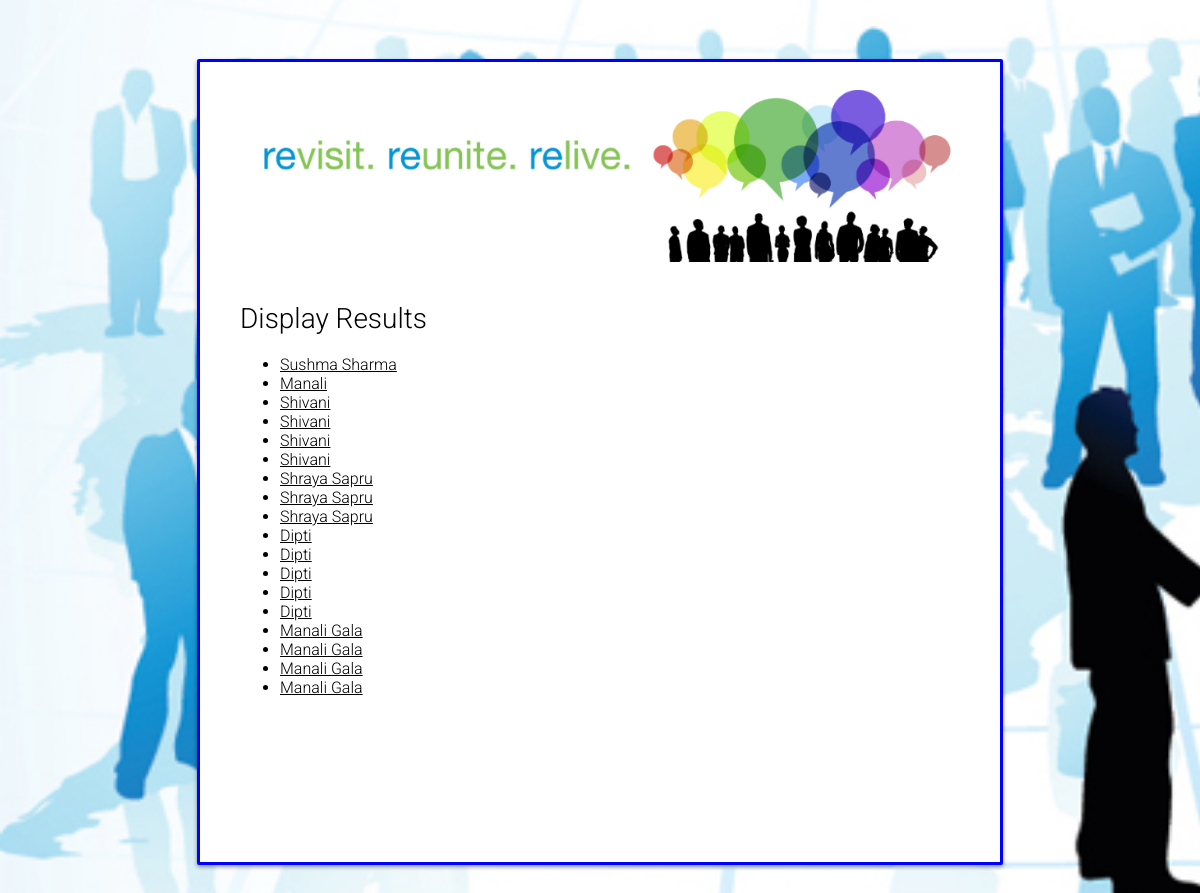
/alumni_tracker/search/display/, run on an earlier commit of the app's database.
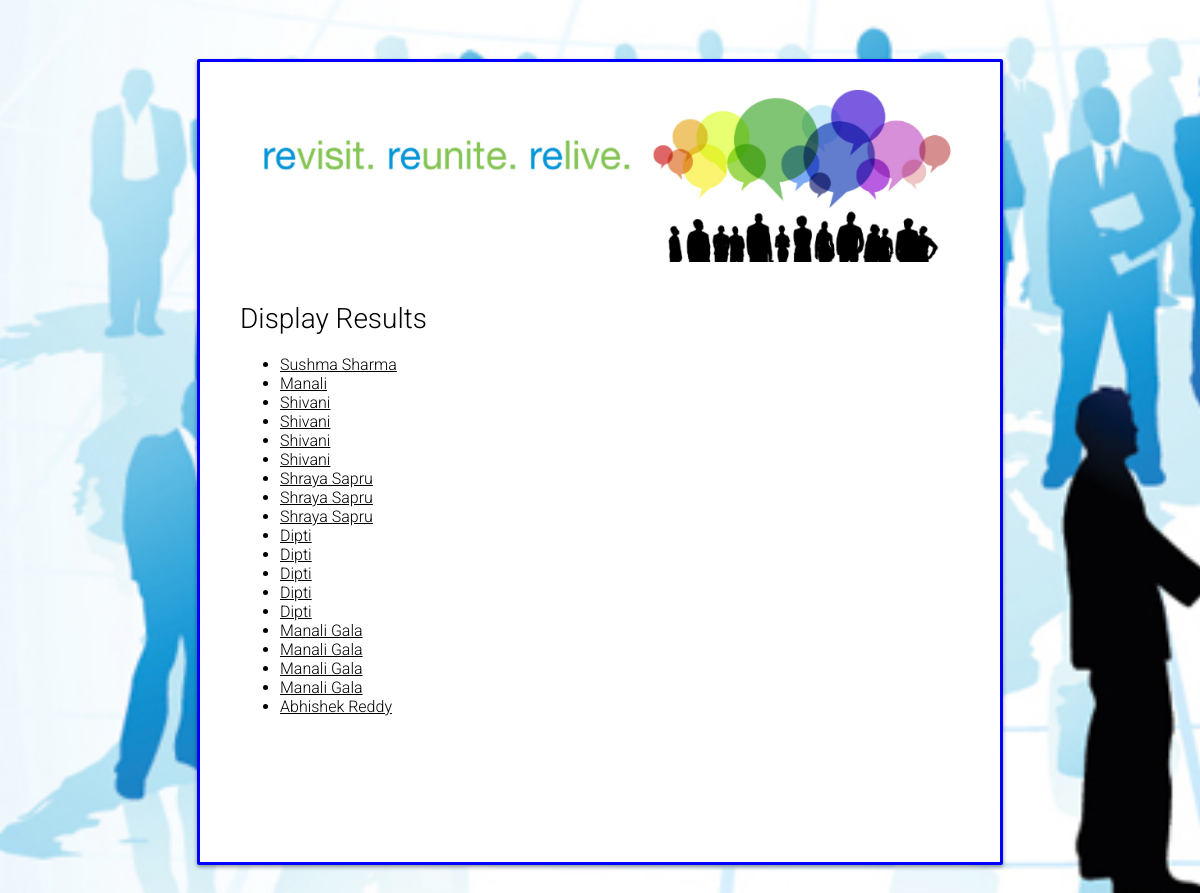
And on a later commit of the database.
### alumni_tracker/models.py (models this page shows, shortened)
class Alumnus(models.Model):
	alumni_name = models.CharField(max_length=100)
	roll_no = models.CharField(max_length=7,primary_key=True)
	present_city = models.ForeignKey(Location,on_delete=models.SET_NULL,null=True)
	email_id = models.CharField(max_length=20,null=True)
	dept_code = models.ForeignKey(Department,on_delete=models.SET_NULL,null=True)
	grad_year = models.IntegerField()
	cgpa = models.IntegerField()
	github = models.CharField(max_length=30)
	linkedin = models.CharField(max_length=30)

### alumni_tracker/views.py (the view)
# urls.py: url(r'^search/display/(?P<pk>[0-9]+[A-Z]+[0-9]+)/$', views.details, name='details'),
def display(request):
	alumni_results = Alumnus.objects.all()
	query = request.GET.get("name")
	query1= request.GET.get("grad_year")
	query2= request.GET.get("present_city")
	query3= request.GET.get("dept_code")
	flag=1
	if query:
		alumni_results = alumni_results.filter(
			Q(alumni_name__icontains=query)
		).distinct()
	if query1:
		alumni_results = alumni_results.filter(
		Q(grad_year__exact=query1)
	).distinct()
	if query2:
		alumni_results = alumni_results.filter(
		Q(present_city__city__icontains=query2)
	).distinct()
	if query3:
		alumni_results = alumni_results.filter(
		Q(dept_code__dept_code__icontains=query3)
	).distinct()
	if flag==1:
		return render(request, 'alumni_tracker/display.html', {'alumni_list': alumni_results})
	else:
		return render(request, 'alumni_tracker/display.html', {'alumni_list': alumni_results})

### alumni_tracker/templates/alumni_tracker/display.html (shortened to what this page needs)
{% load staticfiles %}
<!DOCTYPE html>
<html >
<head>
      <link rel="stylesheet" href="{% static 'alumni_tracker/alumnus.css' %}">
</head>
<body>
  <div id="login-box">
  	<div class="top">
  	</div>
  <div class="left">
  	<div  id="alumni_list">
    <h1>Display Results</h1>
<ul>
	{% for alumni in alumni_list %}
		<li><a  id="alumnus_name" href="{% url 'alumni_tracker:details' alumni.roll_no %}">{{alumni.alumni_name}}</a></li>
	{% endfor %}
</ul>
   </div>
  </div>
</div>
</body>
</html>

What changed in the data, as far as the page shows it:
added Alumnus: alumni_name "Abhishek Reddy"
